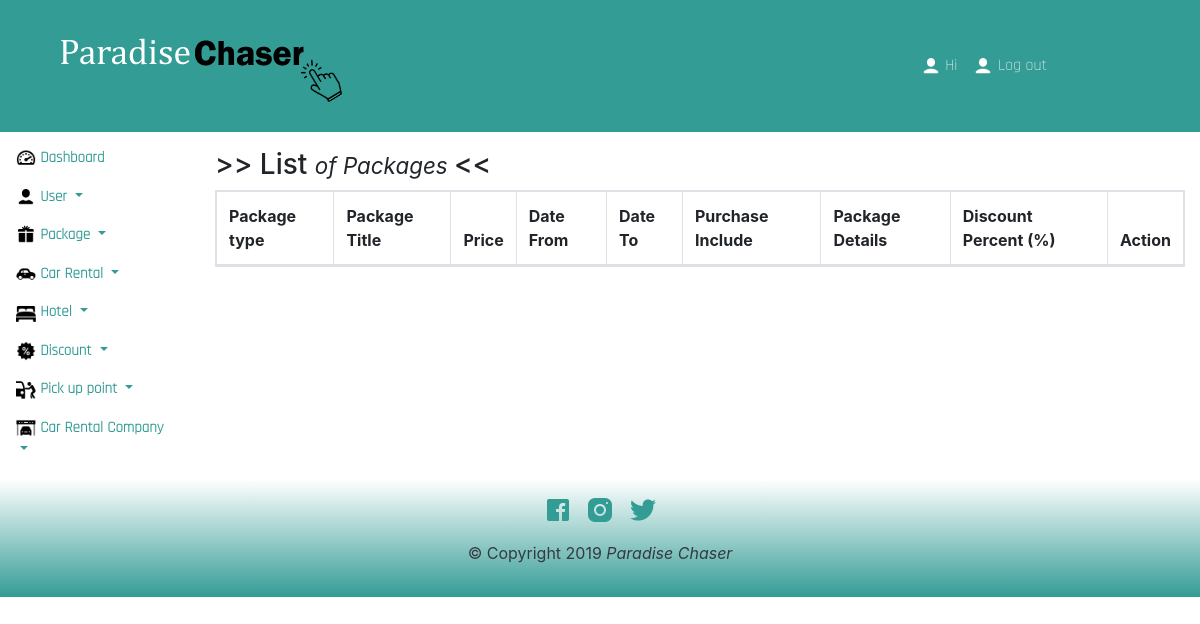
The app's page /dashboard/admin/package/list-of-package.php, older data.
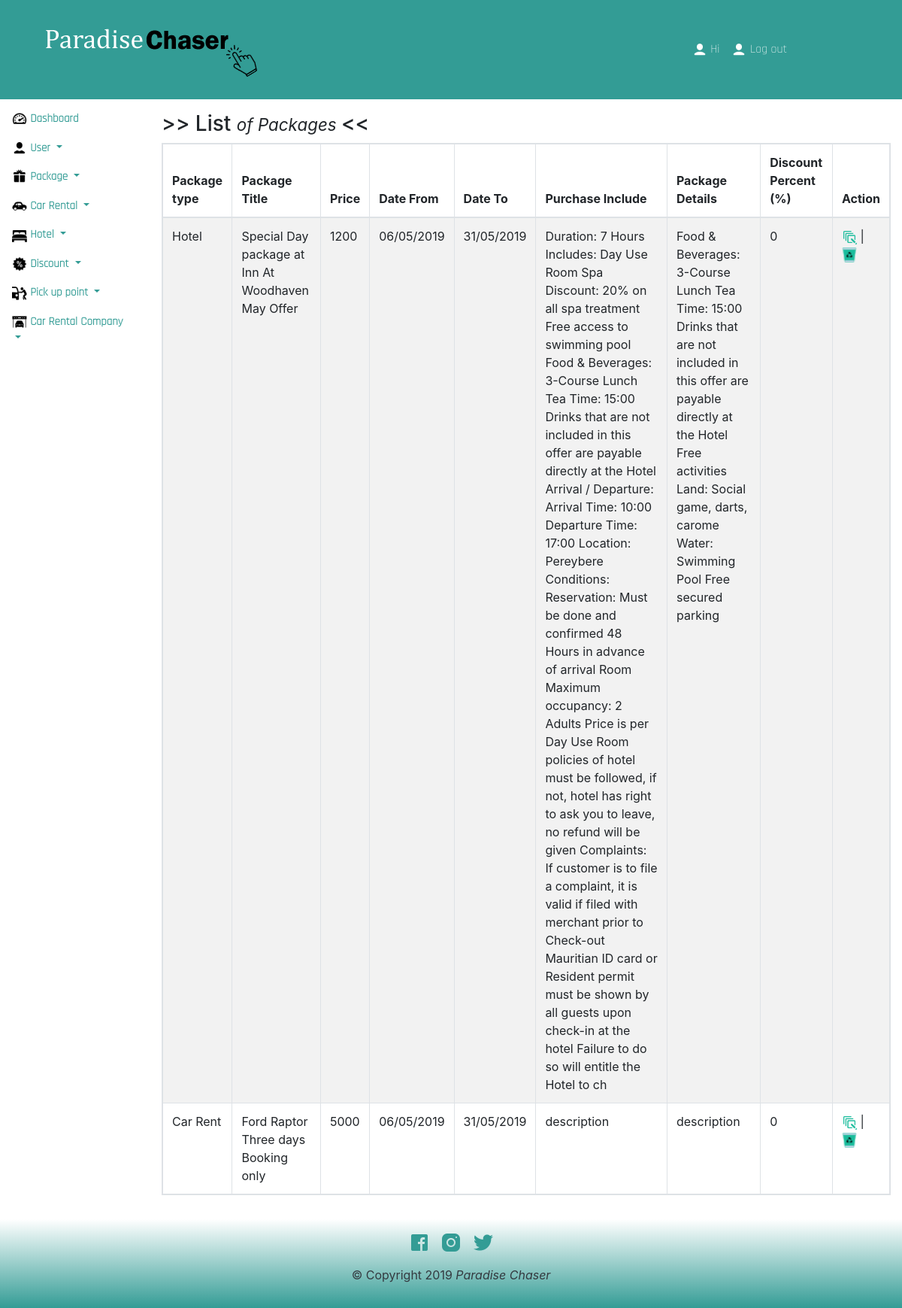
The same page, newer data.
### tables this page shows
CREATE TABLE `tbl_package` (
  `id` int(11) NOT NULL,
  `packageTitle` varchar(200) NOT NULL,
  `price` float NOT NULL,
  `discount_id` int(11) NOT NULL,
  `purchaseInclude` text NOT NULL,
  `packageDetails` text NOT NULL,
  `dateFrom` varchar(100) NOT NULL,
  `dateTo` varchar(100) NOT NULL,
  `cover_image` varchar(200) NOT NULL,
  `package_type_id` int(11) NOT NULL
);

CREATE TABLE `tbl_package_type` (
  `id` int(11) NOT NULL,
  `package_type` varchar(100) NOT NULL
);

CREATE TABLE `tbl_discount` (
  `id` int(11) NOT NULL,
  `discount_percent` varchar(20) NOT NULL
);

### common/nav-links.php (called while the page is built, shortened)
<?php
$logoutPath               = 'http://localhost:'.$_SERVER['SERVER_PORT'].'/OnlineTravelTours/logout.php';
$dashboard                = 'http://localhost:'.$_SERVER['SERVER_PORT'].'/OnlineTravelTours/dashboard/dashboard.php';
?>

### common/icons.php (called while the page is built, shortened)
<?php
$user     = 'http://localhost:'.$_SERVER['SERVER_PORT'].'/OnlineTravelTours/Asset/images/icons/header/icon-user.png';
$dash         = 'http://localhost:'.$_SERVER['SERVER_PORT'].'/OnlineTravelTours/Asset/images/icons/dashboard/dash.png';
$package      = 'http://localhost:'.$_SERVER['SERVER_PORT'].'/OnlineTravelTours/Asset/images/icons/dashboard/package.png';
$userDash     = 'http://localhost:'.$_SERVER['SERVER_PORT'].'/OnlineTravelTours/Asset/images/icons/dashboard/user.png';
$hotel        = 'http://localhost:'.$_SERVER['SERVER_PORT'].'/OnlineTravelTours/Asset/images/icons/dashboard/hotel.png';
$car          = 'http://localhost:'.$_SERVER['SERVER_PORT'].'/OnlineTravelTours/Asset/images/icons/dashboard/car.png';
$discount     = 'http://localhost:'.$_SERVER['SERVER_PORT'].'/OnlineTravelTours/Asset/images/icons/dashboard/discount.png';
$pickup       = 'http://localhost:'.$_SERVER['SERVER_PORT'].'/OnlineTravelTours/Asset/images/icons/dashboard/icon-pickup.png';
$carCompany   = 'http://localhost:'.$_SERVER['SERVER_PORT'].'/OnlineTravelTours/Asset/images/icons/dashboard/icon-car-company.png';
$edit         = 'http://localhost:'.$_SERVER['SERVER_PORT'].'/OnlineTravelTours/Asset/images/icons/dashboard/edit.png';
$remove       = 'http://localhost:'.$_SERVER['SERVER_PORT'].'/OnlineTravelTours/Asset/images/icons/dashboard/remove.png';
?>

### Action/action-list-of-package.php (called while the page is built, shortened)
<?php
    $sql_package      = "SELECT *, p.id as packageID
                       FROM  tbl_package p, tbl_discount d, tbl_package_type pt
                       WHERE p.discount_id = d.id
                       AND   p.package_type_id = pt.id";
    $query_package    = mysqli_query($dbc,$sql_package);
?>

### dashboard/admin/package/list-of-package.php (the view, shortened to what this page needs)
<?php require('../../../common/dashboard-common/header.php'); ?>
<?php require('../../../Action/action-list-of-package.php');?>
<main class="col bg-faded py-3">
    <h3 class="text-left"> >> List  <small> <em> of Packages </em></small> <<</h3>
    <form method="post" action= "<?= $_SERVER['PHP_SELF']; ?>" autocomplete="off">
        <table id="list-of-packages" class="table table-striped table-responsive table-bordered" style="width:100%">
            <thead>
                <tr>
                    <th>Package type</th>
                    <th>Package Title</th>
                    <th>Price</th>
                    <th>Date From</th>
                    <th>Date To</th>
                    <th>Purchase Include</th>
                    <th>Package Details</th>
                    <th>Discount Percent (%)</th>
                    <th>Action</th>
                </tr>
            </thead>
            <tbody>
                <?php
                    if($query_package){
                        while($row = mysqli_fetch_array($query_package)){
                            $id = $row['packageID'];
                        ?>
                        <tr>
                            <td><?= $row['package_type']; ?></td>
                            <td><?= $row['packageTitle']; ?></td>
                            <td><?= $row['price']; ?></td>
                            <td><?= $row['dateFrom']; ?></td>
                            <td><?= $row['dateTo']; ?></td>
                            <td><?= $row['purchaseInclude']; ?></td>
                            <td><?= $row['packageDetails']; ?></td>
                            <td><?= $row['discount_percent']; ?></td>
                            <td>
                                <a href="update-package.php?id=<?= $id;?>"> <span data-balloon="Edit" data-balloon-pos="up"><img src="<?= $edit; ?>" class="icon" /></span></a> |
                                <a href="list-of-package.php?del=<?= $id;?>"> <span data-balloon="Remove" data-balloon-pos="up"><img src="<?= $remove; ?>" class="icon" /></span></a>
                            </td>
                        </tr>
                        <?php
                        }
                    }
                ?>
            </tbody>
        </table>
    </form>
</main>
<?php require('../../../common/dashboard-common/footer.php'); ?>

### common/dashboard-common/header.php (shortened to what this page needs)
<?php
require($_SERVER['DOCUMENT_ROOT'].'/OnlineTravelTours/common/nav-links.php');
require($_SERVER['DOCUMENT_ROOT'].'/OnlineTravelTours/common/icons.php');
?>
<!DOCTYPE html>
<html lang="en" dir="ltr">
<head>
  <?php require( $_SERVER['DOCUMENT_ROOT'].'/OnlineTravelTours/common/head.php'); ?>
</head>
<body>
  <nav class="navbar navbar-expand-lg navbar-dark teal-color">
    <a class="navbar-brand" href="<?=$dashboard;?>">
      <img src="<?= $imagePath; ?>" class="paradise-logo" alt="paradise-chaser logo">
    </a>
    <div class="collapse navbar-collapse" id="toggleNav">
      <div class="col-8"></div>
      <ul class="nav navbar-nav navbar-right">
        <li><a href="#" class="nav-link"><img src="<?= $user; ?>" class="icon"/> Hi <?= $_SESSION['login-admin-title'];?> </a></li>
        <li><a href="<?= $logoutPath; ?>" class="nav-link"><img src="<?= $user; ?>" class="icon"/> Log out </a></li>
      </ul>
    </nav>
<div class="container-fluid h-100">
  <div class="row h-100">
    <aside class="col-12 col-md-2 p-0">
      <nav class="navbar navbar-expand flex-md-column flex-row align-items-start py-2">
        <div class="collapse navbar-collapse">
          <ul class="flex-md-column flex-row navbar-nav w-100 justify-content-between dash-list" >
            <li class="nav-item  nav-dash pl-0 dropdown">
              <a class="nav-link nav-dash pl-0 nav-dash" href="<?= $dashboard; ?>"
                id="dashDrop">
                <img src="<?= $dash;?>" class="icon">
                <span class="d-none d-md-inline">Dashboard</span>
              </a>
            </li>
            <li class="nav-item  nav-dash pl-0 dropdown">
              <a class="nav-link nav-dash pl-0 nav-dash dropdown-toggle" href="<?= $dashboard; ?>"
                id="userDrop" data-toggle="dropdown">
                <img src="<?= $userDash;?>" class="icon">
                <span class="d-none d-md-inline">User</span>
              </a>
            </li>
            <li class="nav-item  nav-dash pl-0 dropdown">
              <a class="nav-link nav-dash pl-0 nav-dash dropdown-toggle" href="<?= $dashboard; ?>"
                id="packageDrop" data-toggle="dropdown">
                <img src="<?= $package;?>" class="icon">
                <span class="d-none d-md-inline">Package</span>
              </a>
            </li>
            <li class="nav-item  nav-dash pl-0 dropdown">
              <a class="nav-link nav-dash pl-0 nav-dash dropdown-toggle" href="<?= $dashboard; ?>"
                id="carrentDrop" data-toggle="dropdown">
                <img src="<?= $car;?>" class="icon">
                <span class="d-none d-md-inline">Car Rental</span>
              </a>
            </li>
            <li class="nav-item  nav-dash pl-0 dropdown">
              <a class="nav-link nav-dash pl-0 nav-dash dropdown-toggle" href="<?= $dashboard; ?>"
                id="hotelDrop" data-toggle="dropdown">
                <img src="<?= $hotel;?>" class="icon">
                <span class="d-none d-md-inline">Hotel</span>
              </a>
            </li>
            <li class="nav-item  nav-dash pl-0 dropdown">
              <a class="nav-link nav-dash pl-0 nav-dash dropdown-toggle" href="<?= $dashboard; ?>"
                id="discountDrop" data-toggle="dropdown">
                <img src="<?= $discount;?>" class="icon">
                <span class="d-none d-md-inline">Discount</span>
              </a>
            </li>
            <li class="nav-item  nav-dash pl-0 dropdown">
              <a class="nav-link nav-dash pl-0 nav-dash dropdown-toggle" href="<?= $dashboard; ?>"
                id="pickupDrop" data-toggle="dropdown">
                <img src="<?= $pickup;?>" class="icon">
                <span class="d-none d-md-inline">Pick up point</span>
              </a>
            </li>
            <li class="nav-item  nav-dash pl-0 dropdown">
              <a class="nav-link nav-dash pl-0 nav-dash dropdown-toggle" href="<?= $dashboard; ?>"
                id="crcDrop" data-toggle="dropdown">
                <img src="<?= $carCompany;?>" class="icon">
                <span class="d-none d-md-inline">Car Rental Company</span>
              </a>
            </li>
          </ul>
        </div>
      </nav>
    </aside>

### common/head.php (shortened to what this page needs)
<?php
$imagePath        = 'http://localhost:'.$_SERVER['SERVER_PORT'].'/OnlineTravelTours/Asset/images/logo/paradise-chaser-logo.png';
$bootstrapCssPath = 'http://localhost:'.$_SERVER['SERVER_PORT'].'/OnlineTravelTours/Asset/css/bootstrap.min.css';
$AppCssPath       = 'http://localhost:'.$_SERVER['SERVER_PORT'].'/OnlineTravelTours/Asset/css/app.css';
$AOSPath          = 'http://localhost:'.$_SERVER['SERVER_PORT'].'/OnlineTravelTours/Asset/css/aos.css';
$DataTable        = 'http://localhost:'.$_SERVER['SERVER_PORT'].'/OnlineTravelTours/Asset/css/DTbootstrap.css';
$DataTableMin     = 'http://localhost:'.$_SERVER['SERVER_PORT'].'/OnlineTravelTours/Asset/css/dataTables.bootstrap4.min.css';
$ballonCss      = 'http://localhost:'.$_SERVER['SERVER_PORT'].'/OnlineTravelTours/Asset/css/balloon.css';
$flatpickr      = 'http://localhost:'.$_SERVER['SERVER_PORT'].'/OnlineTravelTours/Asset/css/flatpickr.min.css';
$slick          = 'http://localhost:'.$_SERVER['SERVER_PORT'].'/OnlineTravelTours/Asset/css/slick.css';
$BSDatepicker   = 'http://localhost:'.$_SERVER['SERVER_PORT'].'/OnlineTravelTours/Asset/css/bootstrap-datepicker.css';
$sweetAlertCSS  = 'http://localhost:'.$_SERVER['SERVER_PORT'].'/OnlineTravelTours/Asset/css/sweetalert2.min.css';
?>
<link href="<?= $bootstrapCssPath; ?>" rel="stylesheet" type="text/css"/>
<link href="<?= $AppCssPath; ?>" rel="stylesheet" type="text/css"/>
<link href="<?= $AOSPath; ?>" rel="stylesheet" type="text/css"/>
<link href="<?= $DataTable; ?>" rel="stylesheet" type="text/css"/>
<link href="<?= $DataTableMin; ?>" rel="stylesheet" type="text/css"/>
<link href="<?= $ballonCss; ?>" rel="stylesheet" type="text/css"/>
<link href="<?= $flatpickr; ?>" rel="stylesheet" type="text/css"/>
<link href="<?= $slick; ?>" rel="stylesheet" type="text/css"/>
<link href="<?= $BSDatepicker; ?>" rel="stylesheet" type="text/css"/>
<link href="<?= $sweetAlertCSS; ?>" rel="stylesheet" type="text/css"/>

### common/dashboard-common/footer.php (shortened to what this page needs)
</div>
</div>
<div class="footer">
  <footer class="page-footer text-center text-muted">
    <div class="footer-copyright text-center py-3">
      <ul class=" list-inline">
        <li class="list-inline-item"><a href="#"><img class="social-icon" src="<?= 'http://localhost:'.$_SERVER['SERVER_PORT'].'/OnlineTravelTours/Asset/images/icons/social/fb-icon.png'; ?>" alt="social icon image" /></a></li>
        <li class="list-inline-item"><a href="#"><img class="social-icon" src="<?= 'http://localhost:'.$_SERVER['SERVER_PORT'].'/OnlineTravelTours/Asset/images/icons/social/insta-icon.png'; ?>" alt="social icon image" /></a></li>
        <li class="list-inline-item"><a href="#"><img class="social-icon" src="<?= 'http://localhost:'.$_SERVER['SERVER_PORT'].'/OnlineTravelTours/Asset/images/icons/social/twitter-icon.png'; ?>" alt="social icon image" /></a></li>
      </ul>
      <p class="text-center text-dark copyright"> &copy; Copyright 2019 <em> Paradise Chaser <em></p>
      </div>
    </footer>
  </div>
</body>
</html>

### Asset/css/app.css (style rules this page uses)
.paradise-logo { width: 100%; }
.nav-link { color: #fff !important; font-family: "Rajdhani", Arial; font-weight: 400; }
.teal-color { background: #339c95; }
.icon { height: 20px; width: 20px; }
.footer { background-size: 1000%; height: 100%; background: #339c95; background: -moz-linear-gradient(bottom, #339c95 0%, #ffffff 100%); background: -o-linear-gradient(bottom, #339c95 0%, #ffffff 100%); background: -webkit-linear-gradient(bottom, #339c95 0%, #ffffff 100%); background: -ms-linear-gradient(bottom, #339c95 0%, #ffffff 100%); filter: progid:DXImageTransform.Microsoft.gradient( startColorstr='#339C95', endColorstr='#ffffff', GradientType=1); -ms-filter: progid:DXImageTransform.Microsoft.gradient( startColorstr='#339C95', endColorstr='#ffffff', GradientType=1); background: linear-gradient(bottom, #339c95 0%, #ffffff 100%); }
.social-icon { height: 30px; width: 30px; }
ul { list-style: none; }
.nav-dash { color: #339c95 !important; font-weight: bold; font-size: 15px; }

### Asset/css/balloon.css (style rules this page uses)
[data-balloon] { position: relative; cursor: pointer; }
[data-balloon]:after { filter: alpha(opacity=0); -ms-filter: "progid:DXImageTransform.Microsoft.Alpha(Opacity=0)"; -moz-opacity: 0; -khtml-opacity: 0; opacity: 0; pointer-events: none; -webkit-transition: all 0.18s ease-out 0.18s; -moz-transition: all 0.18s ease-out 0.18s; -ms-transition: all 0.18s ease-out 0.18s; -o-transition: all 0.18s ease-out 0.18s; transition: all 0.18s ease-out 0.18s; font-family: sans-serif !important; font-weight: normal !important; font-style: normal !important; text-shadow: none !important; font-size: 12px !important; background: rgba(17, 17, 17, 0.9); border-radius: 4px; color: #fff; content: attr(data-balloon); padding: .5em 1em; position: absolute; white-space: nowrap; z-index: 10; }
[data-balloon]:before { background-size: 100% auto; width: 18px; height: 6px; filter: alpha(opacity=0); -ms-filter: "progid:DXImageTransform.Microsoft.Alpha(Opacity=0)"; -moz-opacity: 0; -khtml-opacity: 0; opacity: 0; pointer-events: none; -webkit-transition: all 0.18s ease-out 0.18s; -moz-transition: all 0.18s ease-out 0.18s; -ms-transition: all 0.18s ease-out 0.18s; -o-transition: all 0.18s ease-out 0.18s; transition: all 0.18s ease-out 0.18s; content: ''; position: absolute; z-index: 10; }
[data-balloon][data-balloon-pos="up"]:after { bottom: 100%; left: 50%; margin-bottom: 11px; -webkit-transform: translate(-50%, 10px); -moz-transform: translate(-50%, 10px); -ms-transform: translate(-50%, 10px); transform: translate(-50%, 10px); -webkit-transform-origin: top; -moz-transform-origin: top; -ms-transform-origin: top; transform-origin: top; }
[data-balloon][data-balloon-pos="up"]:before { bottom: 100%; left: 50%; margin-bottom: 5px; -webkit-transform: translate(-50%, 10px); -moz-transform: translate(-50%, 10px); -ms-transform: translate(-50%, 10px); transform: translate(-50%, 10px); -webkit-transform-origin: top; -moz-transform-origin: top; -ms-transform-origin: top; transform-origin: top; }

Row changes from the older to the newer data that the page shows:
added tbl_package: package_type.package_type "Hotel", packageTitle "Special Day package at Inn At Woodhaven May Offer", price "1200", dateFrom "06/05/2019", dateTo "31/05/2019", purchaseInclude "Duration: 7 Hours Includes: Day Use Room Spa Discount: 20% on all spa treatment Free access to swimming pool Food & Beverages: 3-Course Lunch Tea Time: 15:00 Drinks that are not included in this offer are payable directly at the Hotel Arrival / Departure: Arrival Time: 10:00 Departure Time: 17:00 Location: Pereybere Conditions: Reservation: Must be done and confirmed 48 Hours in advance of arrival Room Maximum occupancy: 2 Adults Price is per Day Use Room policies of hotel must be followed, if not, hotel has right to ask you to leave, no refund will be given Complaints: If customer is to file a complaint, it is valid if filed with merchant prior to Check-out Mauritian ID card or Resident…", packageDetails "Food & Beverages: 3-Course Lunch Tea Time: 15:00 Drinks that are not included in this offer are payable directly at the Hotel Free activities Land: Social game, darts, carome Water: Swimming Pool Free secured parking", discount.discount_percent "0"
added tbl_package: package_type.package_type "Car Rent", packageTitle "Ford Raptor Three days Booking only", price "5000", dateFrom "06/05/2019", dateTo "31/05/2019", purchaseInclude "description", packageDetails "description", discount.discount_percent "0"
